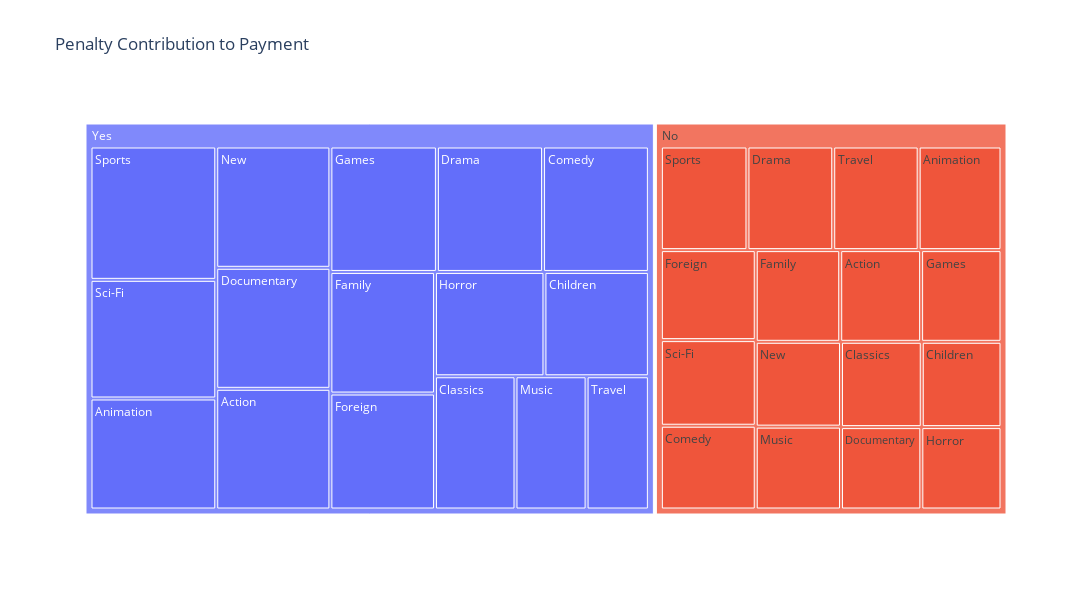

Here is the notebook cell this chart was saved with:
### Code cell
df_6_1 = df_6.groupby(['category','overtime'])['payment'].sum().reset_index()

fig6 = px.treemap(
            df_6_1,
            path=['overtime','category'],
            values='payment',
                width=1500,
            height=600,
            color_continuous_scale='YlGnBu',
            title='Penalty Contribution to Payment'
        )

fig6.show()

### Figure 1 — Plotly figure (JSON) as saved in the notebook; plotly's stock layout.template omitted (floating-point values rounded to 4 significant figures)
{"data": [{"branchvalues": "total", "domain": {"x": [0, 1], "y": [0, 1]}, "hovertemplate": "labels=%{label}<br>payment=%{value}<br>parent=%{parent}<br>id=%{id}<extra></extra>", "ids": ["No/Action", "Yes/Action", "No/Animation", "Yes/Animation", "No/Children", "Yes/Children", "No/Classics", "Yes/Classics", "No/Comedy", "Yes/Comedy", "No/Documentary", "Yes/Documentary", "No/Drama", "Yes/Drama", "No/Family", "Yes/Family", "No/Foreign", "Yes/Foreign", "No/Games", "Yes/Games", "No/Horror", "Yes/Horror", "No/Music", "Yes/Music", "No/New", "Yes/New", "No/Sci-Fi", "Yes/Sci-Fi", "No/Sports", "Yes/Sports", "No/Travel", "Yes/Travel", "No", "Yes"], "labels": ["Action", "Action", "Animation", "Animation", "Children", "Children", "Classics", "Classics", "Comedy", "Comedy", "Documentary", "Documentary", "Drama", "Drama", "Family", "Family", "Foreign", "Foreign", "Games", "Games", "Horror", "Horror", "Music", "Music", "New", "New", "Sci-Fi", "Sci-Fi", "Sports", "Sports", "Travel", "Travel", "No", "Yes"], "name": "", "parents": ["No", "Yes", "No", "Yes", "No", "Yes", "No", "Yes", "No", "Yes", "No", "Yes", "No", "Yes", "No", "Yes", "No", "Yes", "No", "Yes", "No", "Yes", "No", "Yes", "No", "Yes", "No", "Yes", "No", "Yes", "No", "Yes", "", ""], "type": "treemap", "values": [1545.0, 2831.0, 1788.0, 2869.0, 1417.0, 2239.0, 1435.0, 2205.0, 1655.0, 2729.0, 1379.0, 2839.0, 1851.0, 2736.0, 1613.0, 2613.0, 1778.0, 2492.0, 1535.0, 2746.0, 1376.0, 2347.0, 1471.0, 1946.0, 1506.0, 2845.0, 1691.0, 3066.0, 1868.0, 3446.0, 1844.0, 1706.0, 25750.0, 41660.0]}], "layout": {"height": 600, "legend": {"tracegroupgap": 0}, "title": {"text": "Penalty Contribution to Payment"}, "width": 1500}}
